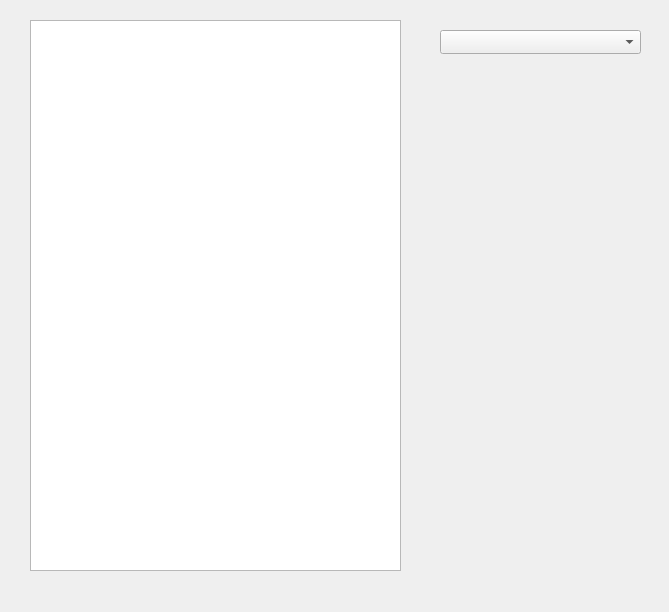
<?xml version="1.0" encoding="UTF-8"?>
<ui version="4.0">
 <class>divisionDialog</class>
 <widget class="QDialog" name="divisionDialog">
  <property name="geometry">
   <rect>
    <x>0</x>
    <y>0</y>
    <width>669</width>
    <height>612</height>
   </rect>
  </property>
  <property name="windowTitle">
   <string>Dialog</string>
  </property>
  <widget class="QComboBox" name="divisionComboBox">
   <property name="geometry">
    <rect>
     <x>440</x>
     <y>30</y>
     <width>201</width>
     <height>24</height>
    </rect>
   </property>
  </widget>
  <widget class="QListWidget" name="divisionListWidget">
   <property name="geometry">
    <rect>
     <x>30</x>
     <y>20</y>
     <width>371</width>
     <height>551</height>
    </rect>
   </property>
  </widget>
 </widget>
 <resources/>
 <connections/>
</ui>
